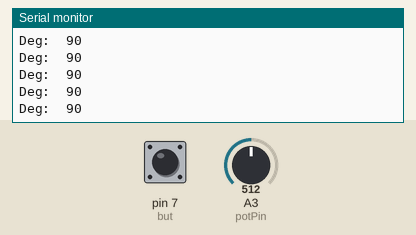
Recording of a sketch running on a simulated Arduino Uno, built with avr-gcc and run on an emulated ATmega328P. Parts: the last lines printed to the serial monitor. Inputs (shaded band) come from the test bench; at power-on: A3 (potPin) = 512, pin 7 (but) LOW. No radio packets arrive unless stated.

Above: at 1.2 s.
1.3 s: A3 (potPin) set to 553
At 1.8 s:
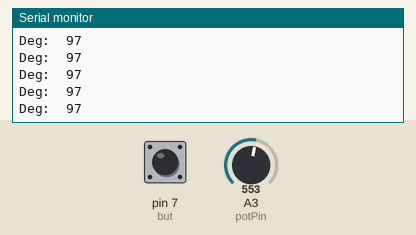
2.8 s: A3 (potPin) set to 583
At 3.8 s:
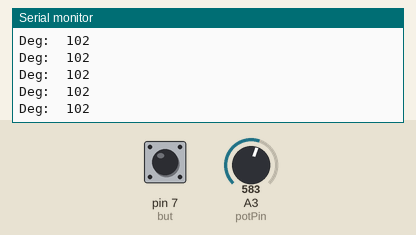
Timing chart, 0 to 5.8 s (numbered marks = the images above; inputs shaded):
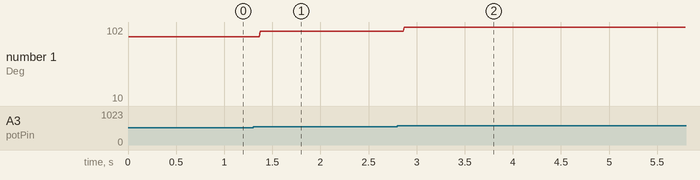

Measured:
- after the input at 1.3 s, the serial monitor: prints a new line after 0.07 s (image 1)
- after the input at 2.8 s, the serial monitor: prints a new line after 0.07 s (image 2)
- plotted number 1: 90 → 97 after the input at 1.3 s, 97 → 10 after the input at 2.8 s

The sketch:

Transmitter.ino
```cpp
//potentiometers
int potPin = A3;    // select the input pin for the potentiometer

//emergency stop button
int but = 7;
//radio
#include <SPI.h>
#include <nRF24L01.h>
#include <RF24.h>
#define CE_PIN 9
#define CSN_PIN 10
const uint64_t pipe = 0xE8E8F0F0E1LL; // Define the transmit pipe</p><p>/*-----( Declare objects )-----*/
RF24 radio(CE_PIN, CSN_PIN); // Create a Radio
long deg = 0;

void setup() {
  radio.begin();
  radio.openWritingPipe(pipe);
  Serial.begin(9600);
}

void loop() {
  int tf = analogRead(potPin);
  deg = map(tf, 0, 1023, 0, 180);

  if(digitalRead(but) == HIGH) {
    deg = 181;
  }
  //send signal to the quad
  radio.write(&deg, sizeof(deg));


  Serial.print("Deg:\t");
  Serial.println(deg);

}
```
